Frame 1 (no input): blank canvas, image omitted
Frame 60 (the mouse pressed at the canvas centre just before this capture): blank canvas, image omitted
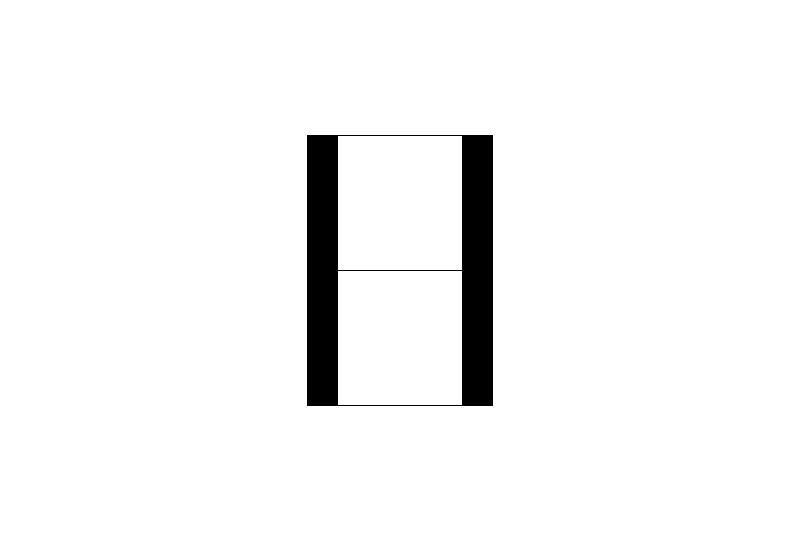
Frame 120 (the mouse held since frame 60 and released just before this capture)

The Processing sketch whose frames 1 and 60 were blank and that drew this single picture after the mouse press (run headless with seeded random() and noise(); from frame 60 on, the mouse is pressed at the canvas centre):

// Processing sketch: processing_15428
// ── processing_15428.pde

float w=random(1,100);
void setup() {
  size(800,540);
  smooth();
  background(255);
}
void draw() {
  stroke(0);
  noFill();
  rectMode(CENTER);
  rect(width/2,height/2,w,mouseY);
  w=w+1;  
}
  
                                
